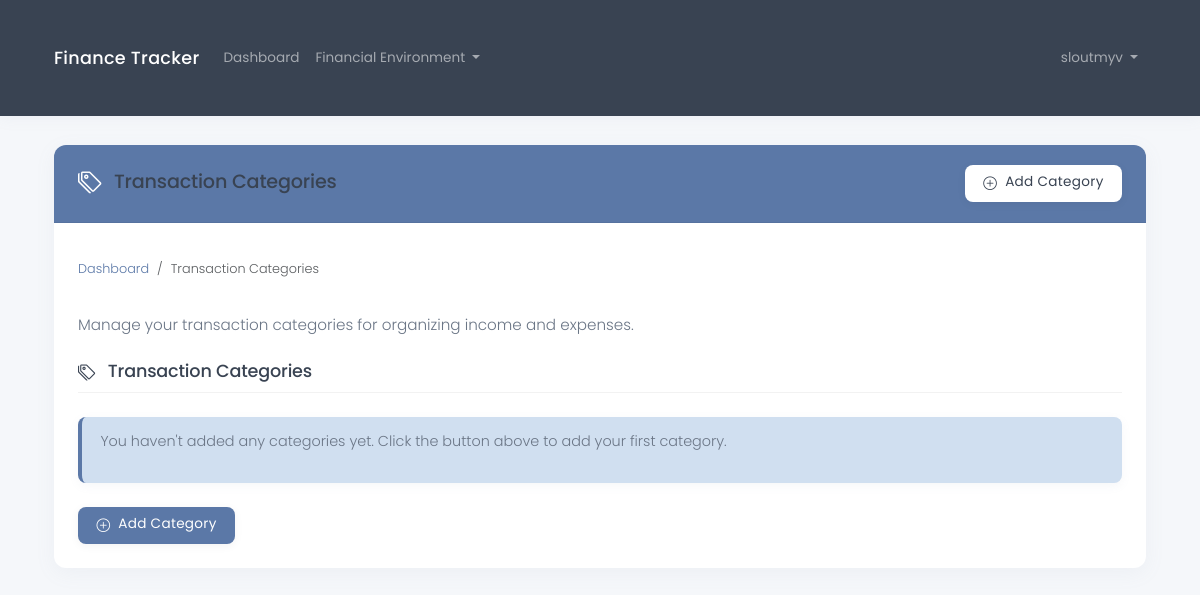
/en/financial/categories/ (signed in), run on an earlier commit of the app's database.
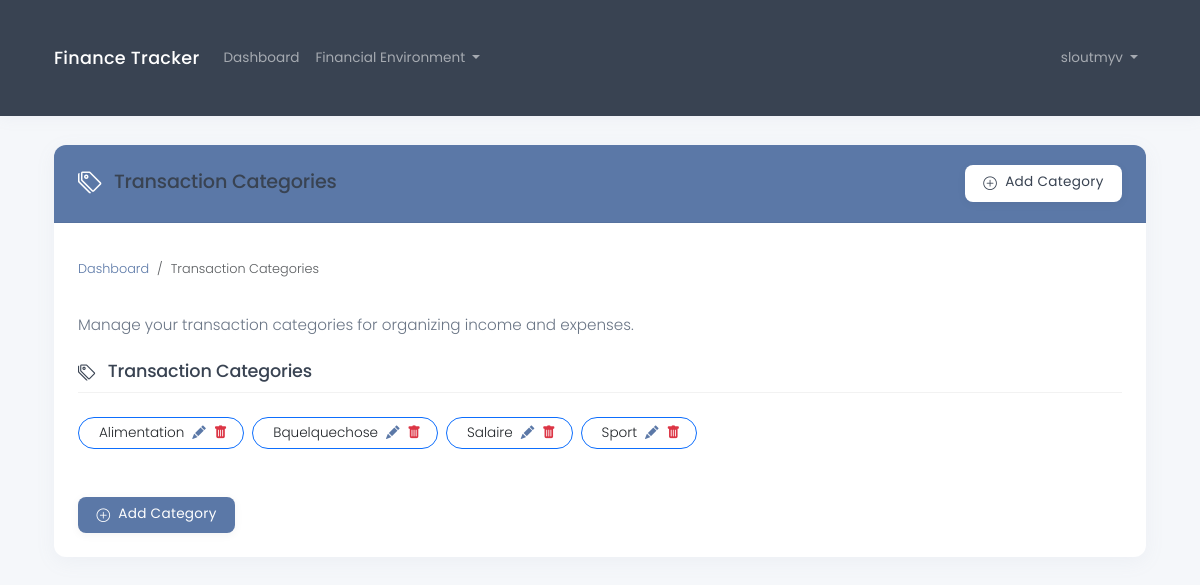
And on a later commit of the database.
### core/models.py (models this page shows, shortened)
class TransactionCategory(models.Model):
    tax_household = models.ForeignKey(
        TaxHousehold,
        on_delete=models.CASCADE,
        related_name='transaction_categories',
        help_text=_("The tax household this category belongs to")
    )
    name = models.CharField(
        max_length=100,
        help_text=_("Category name")
    )
    created_at = models.DateTimeField(auto_now_add=True)
    updated_at = models.DateTimeField(auto_now=True)
    class Meta:
        ordering = ['name']
        verbose_name = _("Transaction Category")
        verbose_name_plural = _("Transaction Categories")

### core/views.py (the view)
# urls.py: path('financial/categories/', views.category_list, name='category_list'),
@login_required
def category_list(request):
    try:
        household = request.user.tax_household
        has_bank_accounts = BankAccount.objects.filter(members__in=household.members.all()).exists()
        if not has_bank_accounts:
            messages.warning(request, "You need to create bank accounts before adding categories.")
            return redirect('bank_account_create')
        categories = TransactionCategory.objects.filter(
            tax_household=household
        ).order_by('name')
        return render(request, 'financial/category_list.html', {
            'categories': categories,
            'has_household': True,
            'has_bank_accounts': True,
        })
    except TaxHousehold.DoesNotExist:
        messages.error(request, "You need to create a tax household first.")
        return redirect('household_create')

### core/context_processors.py (called while the page is built)
def language_context(request):
    language_code = getattr(request, 'LANGUAGE_CODE', settings.LANGUAGE_CODE)
    return {
        'LANGUAGE_CODE': language_code,
        'LANGUAGES': settings.LANGUAGES,
    }

### templates/financial/category_list.html (shortened to what this page needs)
{% extends 'base.html' %}
{% load i18n_extras %}
{% block content %}
<div class="row">
    <div class="col-md-12">
        <div class="card">
            <div class="card-header bg-primary text-white d-flex align-items-center justify-content-between">
                <div>
                    <i class="bi bi-tags me-2 fs-4"></i>
                    <h3 class="mb-0 d-inline">{% translate_json "Transaction Categories" %}</h3>
                </div>
                {% if has_bank_accounts %}
                <a href="{% url 'category_create' %}" class="btn btn-light">
                    <i class="bi bi-plus-circle me-1"></i> {% translate_json "Add Category" %}
                </a>
                {% endif %}
            </div>
            <div class="card-body">
                <nav aria-label="breadcrumb" class="mb-4">
                    <ol class="breadcrumb">
                        <li class="breadcrumb-item"><a href="{% url 'dashboard' %}">{% translate_json "Dashboard" %}</a></li>
                        <li class="breadcrumb-item active" aria-current="page">{% translate_json "Transaction Categories" %}</li>
                    </ol>
                </nav>
                {% if not has_household %}
                    <div class="alert alert-warning">
                        <h5 class="alert-heading">{% translate_json "You need to create a tax household first" %}</h5>
                        <p>{% translate_json "Before adding categories, you need to set up your tax household." %}</p>
                        <hr>
                        <div class="d-grid gap-2 d-md-flex">
                            <a href="{% url 'household_create' %}" class="btn btn-primary">
                                <i class="bi bi-house-add-fill me-1"></i> {% translate_json "Create Tax Household" %}
                            </a>
                        </div>
                    </div>
                {% else %}
                    <p class="lead">{% translate_json "Manage your transaction categories for organizing income and expenses." %}</p>
                    <h4 class="type-header mt-4">
                        <i class="bi bi-tags me-2"></i>
                        {% translate_json "Transaction Categories" %}
                    </h4>
                    {% if categories %}
                        <div class="d-flex flex-wrap gap-2 mb-5">
                            {% for category in categories %}
                            <div class="position-relative d-inline-flex align-items-center border border-primary rounded-pill py-1 px-3" style="font-size: 0.85rem;">
                                <span>{{ category.name }}</span>
                                <div class="ms-2">
                                    <a href="{% url 'category_update' category.pk %}" class="text-primary me-1" style="text-decoration: none;">
                                        <i class="bi bi-pencil-fill"></i>
                                    </a>
                                    <a href="{% url 'category_delete' category.pk %}" class="text-danger" style="text-decoration: none;">
                                        <i class="bi bi-trash-fill"></i>
                                    </a>
                                </div>
                            </div>
                            {% endfor %}
                        </div>
                    {% else %}
                        <div class="alert alert-info">
                            <p>{% translate_json "You haven't added any categories yet. Click the button above to add your first category." %}</p>
                        </div>
                    {% endif %}
                    <div class="mt-4">
                        <a href="{% url 'category_create' %}" class="btn btn-primary">
                            <i class="bi bi-plus-circle me-1"></i> {% translate_json "Add New Category" %}
                        </a>
                    </div>
                {% endif %}
            </div>
        </div>
    </div>
</div>
{% endblock %}

### templates/base.html (shortened to what this page needs)
{% load i18n %}
{% load i18n_extras %}
{% load static %}
<!DOCTYPE html>
<html lang="{{ LANGUAGE_CODE }}">
<head>
    <link href="https://cdn.jsdelivr.net/npm/bootstrap@5.3.2/dist/css/bootstrap.min.css" rel="stylesheet">
    <link rel="stylesheet" href="https://cdn.jsdelivr.net/npm/bootstrap-icons@1.11.3/font/bootstrap-icons.min.css">
    <link rel="stylesheet" href="{% static 'css/custom.css' %}">
</head>
<body>
    <nav class="navbar navbar-expand-lg navbar-dark bg-dark">
        <div class="container">
            <a class="navbar-brand" href="{% url 'home' %}">{% translate_json "Finance Tracker" %}</a>
            <div class="collapse navbar-collapse" id="navbarNav">
                <ul class="navbar-nav me-auto">
                    {% if user.is_authenticated %}
                        <li class="nav-item">
                            <a class="nav-link" href="{% url 'dashboard' %}">{% translate_json "Dashboard" %}</a>
                        </li>
                        <li class="nav-item dropdown">
                            <a class="nav-link dropdown-toggle" href="#" id="financialDropdown" role="button" data-bs-toggle="dropdown">
                                {% translate_json "Financial Environment" %}
                            </a>
                        </li>
                    {% endif %}
                </ul>
                <ul class="navbar-nav ms-auto">
                    {% if user.is_authenticated %}
                        <li class="nav-item dropdown">
                            <a class="nav-link dropdown-toggle" href="#" id="navbarDropdown" role="button" data-bs-toggle="dropdown">
                                {{ user.username }}
                            </a>
                        </li>
                    {% else %}
                        <li class="nav-item">
                            <a class="nav-link" href="{% url 'login' %}">{% translate_json "Login" %}</a>
                        </li>
                    {% endif %}
                </ul>
            </div>
        </div>
    </nav>
    <div class="container">
        {% block content %}{% endblock %}
    </div>
</body>
</html>

### static/css/custom.css (style rules this page uses)
:root { --primary: #5b78a7; --primary-light: #d0dff0; --primary-hover: #4a6791; --secondary: #8a92a9; --secondary-light: #ebeef5; --accent: #b38d97; --accent-light: #f4e8eb; --success: #7ba59a; --success-light: #e1eeeb; --success-hover: #6a9188; --warning: #c2b091; --warning-light: #f5f1e8; --danger: #a97e7e; --danger-light: #f1e5e5; --dark: #394352; --medium: #6b7686; --light: #f5f7fa; --white: #ffffff; --shadow: rgba(145, 155, 174, 0.08); --font-body: 'Poppins', -apple-system, BlinkMacSystemFont, sans-serif; --transition: all 0.3s ease; }
body { font-family: var(--font-body); color: var(--dark); background-color: var(--light); line-height: 1.5; font-weight: 300; font-size: 0.9rem; }
h1, h2, h3, h4, h5, h6 { font-weight: 500; letter-spacing: -0.01em; color: var(--dark); }
p { font-size: 0.9rem; font-weight: 300; color: var(--medium); }
.navbar { box-shadow: 0 2px 15px var(--shadow); padding: 0.7rem 1rem; }
.navbar.navbar-dark.bg-dark { background-color: var(--dark) !important; }
.navbar-brand { font-weight: 500; letter-spacing: 0.3px; font-size: 1.1rem; }
.navbar-nav .nav-link { font-weight: 400; padding: 0.5rem 1rem; transition: var(--transition); font-size: 0.85rem; }
.card { border: none; border-radius: 12px; box-shadow: 0 5px 20px var(--shadow); transition: var(--transition); margin-bottom: 24px; background-color: var(--white); }
.card-header { background-color: var(--white); border-bottom: 1px solid rgba(0,0,0,0.05); padding: 1.25rem 1.5rem; border-radius: 12px 12px 0 0 !important; font-weight: 500; font-size: 0.95rem; }
.card-header.bg-primary { background-color: var(--primary) !important; color: var(--white); }
.card-body { padding: 1.5rem; }
.btn { border-radius: 8px; padding: 0.45rem 1.15rem; font-weight: 400; letter-spacing: 0.3px; transition: var(--transition); border: none; box-shadow: 0 2px 10px rgba(0,0,0,0.05); font-size: 0.85rem; }
.btn-primary { background-color: var(--primary); color: var(--white); }
.btn-light { background-color: var(--white); color: var(--dark); }
.bi { vertical-align: -0.125em; }
.text-primary { color: var(--primary) !important; }
.breadcrumb { background-color: transparent; padding: 0.75rem 0; font-size: 0.8rem; }
.breadcrumb-item a { color: var(--primary); text-decoration: none; }
.container { padding: 1.8rem 1.5rem; }
.lead { font-size: 0.95rem; font-weight: 300; color: var(--medium); }
h3 { font-size: 1.2rem; }
h4 { font-size: 1.1rem; }
.card-header h3 { margin-bottom: 0; }
.bg-primary { background-color: var(--primary) !important; }
@media (min-width: 992px) { .container { max-width: 960px; } }
@media (min-width: 1200px) { .container { max-width: 1140px; } }

### templates/financial/category_list.html (style rules this page uses)
.type-header { border-bottom: 1px solid rgba(0,0,0,0.05); padding-bottom: 0.5rem; margin-bottom: 1.5rem; }

What changed in the data, as far as the page shows it:
added TransactionCategory: name "Alimentation"
added TransactionCategory: name "Bquelquechose"
added TransactionCategory: name "Salaire"
added TransactionCategory: name "Sport"
Also different on the page:
text no longer shown: "You haven't added any categories yet. Click the button above to add your first category."
